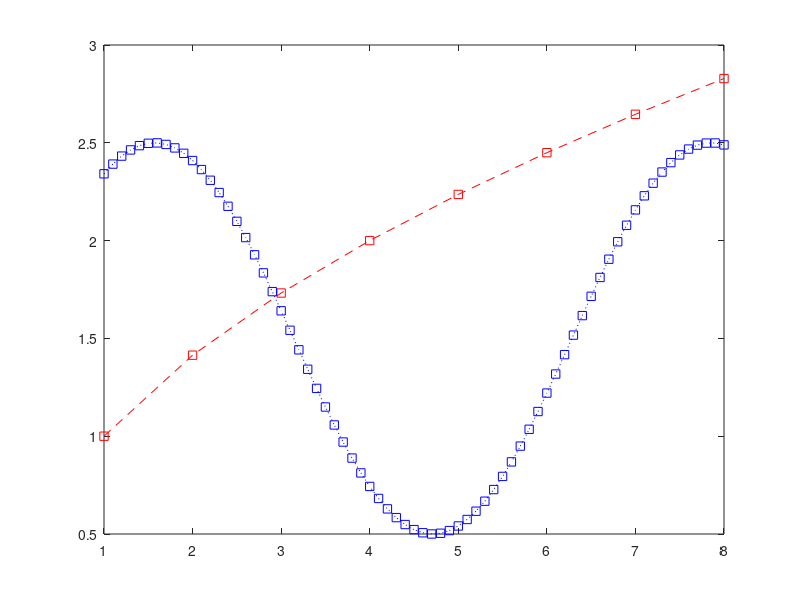
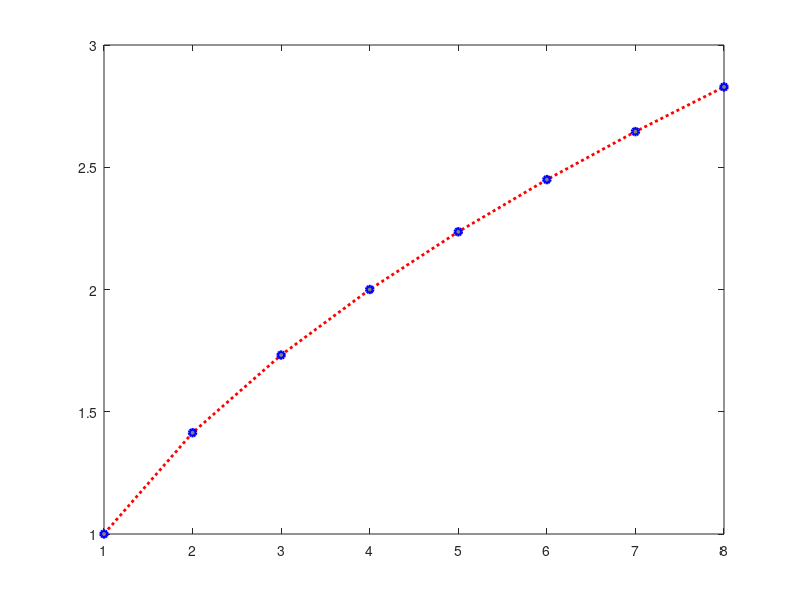
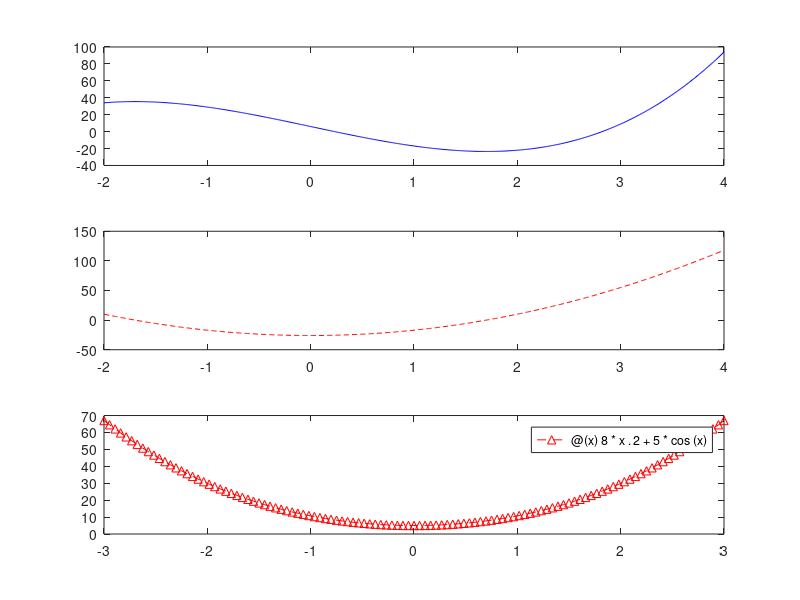

MATLAB code to generate these figures, in order:
close all
clear
clc

disp('Hello world!') %\n기능을 탑재 : 자동으로 줄바꿈 해줌.
fprintf('Hello world!\n')

xVal = 0.0000045213; yVal = xVal^2;
fprintf('xVal is %-10.10e, and its square is %-2.4f.\n',xVal,yVal)
fprintf('xVal is %+5.3f, and its square is %-2.4f.\n',xVal,yVal)
fprintf('xVal is %5.3f, and its square is %-2.4f.\n',xVal,yVal)

x = 1:8;

y = x.^2 -4*x;

plot(x, y)

x = 1:0.1:8;

y = x.^2 -4*x;

plot(x, y)

% close(1) %figure 1창을 닫아주는 역할

x1 = 1:8; y1 = x1.^0.5; x2 = 1:0.1:8; y2 = sin(x2)+1.5;
plot(x1, y1, '--rs')
plot(x1, y1, ':rs')
plot(x1, y1, ':bs')
plot(x1, y1, ':b*')
% clf %그래프를 지워주는 역할.
clf

plot(x1,y1, '--rs', x2,y2, ':bs')

figure(2)

plot(x1, y1, ':ro','LineWidth',2,'MarkerSize',5,'MarkerEdgeColor','b',...
 'MarkerFaceColor',[0.5,0.5,0.5])

x = [-2:0.01:4]; y = 3*x.^3-26*x+6;
yd = 9*x.^2 - 26; ydd = 18*x;
figure(3)
subplot(3,1,1) %3행 1열 
plot(x,y,'-b')
subplot(3,1,2)
plot(x,yd,'--r')
subplot(3,1,3)
plot(x,ydd,':k') 

% fplot
fplot(@(x) 8*x.^2 + 5*cos(x), [-3, 3], '--r^')
